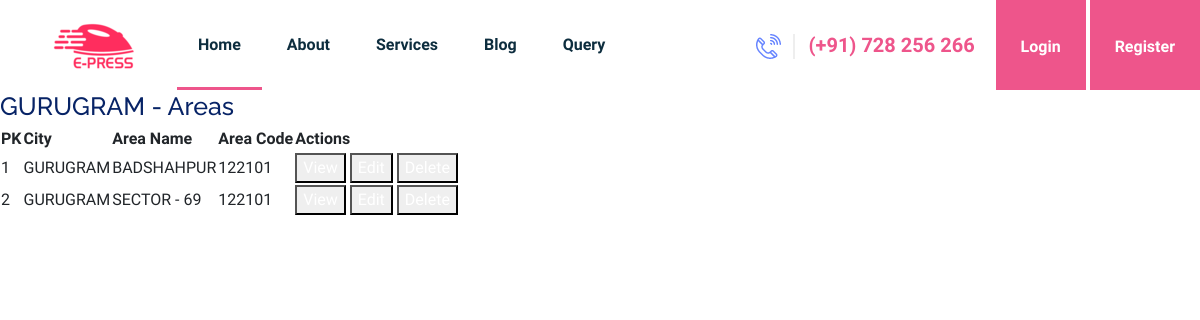
Page /master/area_list/GURUGRAM/ (signed in) on the committed database.
### master/models.py (models this page shows, shortened)
class City(models.Model):
    COUNTRY_CHOICES = [(country.name, country.name) for country in Country.objects.all()]
    STATE_CHOICES = [(state.name, state.name) for state in State.objects.all()]
    country = models.CharField(max_length=255, blank=False, choices=COUNTRY_CHOICES)
    state = models.CharField(max_length=255, blank=False, choices=STATE_CHOICES)
    name = models.CharField(max_length=100, blank=False, null=False)
    code = models.CharField(max_length=10, blank=False, null=False)
    def __str__(self):
        return self.name

class Area(models.Model):
    CITY_CHOICES = [(city.name, city.name) for city in City.objects.all()]
    city = models.CharField(max_length=255, blank=False, choices=CITY_CHOICES)
    name = models.CharField(max_length=100, blank=False, null=False)
    code = models.IntegerField(blank=False, null=False)

### master/views.py (the view)
# urls.py: path('area_list/<str:city_name>/', CityAreaView.as_view(), name='city_area'),
class CityAreaView(LoginRequiredMixin, UserPassesTestMixin, ListView):
    template_name = 'master/city/city_area.html'
    context_object_name = 'areas'
    paginate_by = 10
    def test_func(self):
        return self.request.user.is_superuser
    def get_queryset(self):
        city_name = self.kwargs['city_name']
        city = get_object_or_404(City, name=city_name)
        queryset = Area.objects.filter(city=city)
        return queryset
    def get_context_data(self, **kwargs):
        context = super().get_context_data(**kwargs)
        city_name = self.kwargs['city_name']
        city = get_object_or_404(City, name=city_name)
        context['city'] = city
        return context

### templates/master/city/city_area.html (shortened to what this page needs)
{% extends 'home.html' %}
{% block content %}
  <h1>{{ city.name }} - Areas</h1>
  <table>
    <thead>
      <tr>
        <th>PK</th>
        <th>City</th>
        <th>Area Name</th>
        <th>Area Code</th>
        <th>Actions</th>
        <th></th>
        <th></th>
        <th></th>
      </tr>
    </thead>
    <tbody>
      {% for area in areas %}
        <tr>
          <td>{{ area.pk }}</td>
          <td>{{ area.city }}</td>
          <td>{{ area.name }}</td>
          <td>{{ area.code }}</td>
          <td>
            <form>
              <button type="submit" formaction="{% url 'area_detail' area.pk %}">View</button>
              <button type="submit" formaction="{% url 'area_edit' area.pk %}">Edit</button>
              <button type="submit" formaction="{% url 'area_delete' area.pk %}">Delete</button>
            </form>
          </td>
        </tr>
      {% empty %}
      <li>No areas found for this city</li>
      {% endfor %}
    </tbody>
  </table>
{% endblock %}

### rows in the picture
City: name "GURUGRAM"
Area: pk "1", city "GURUGRAM", name "BADSHAHPUR", code "122101"
Area: pk "2", city "GURUGRAM", name "SECTOR - 69", code "122101"
